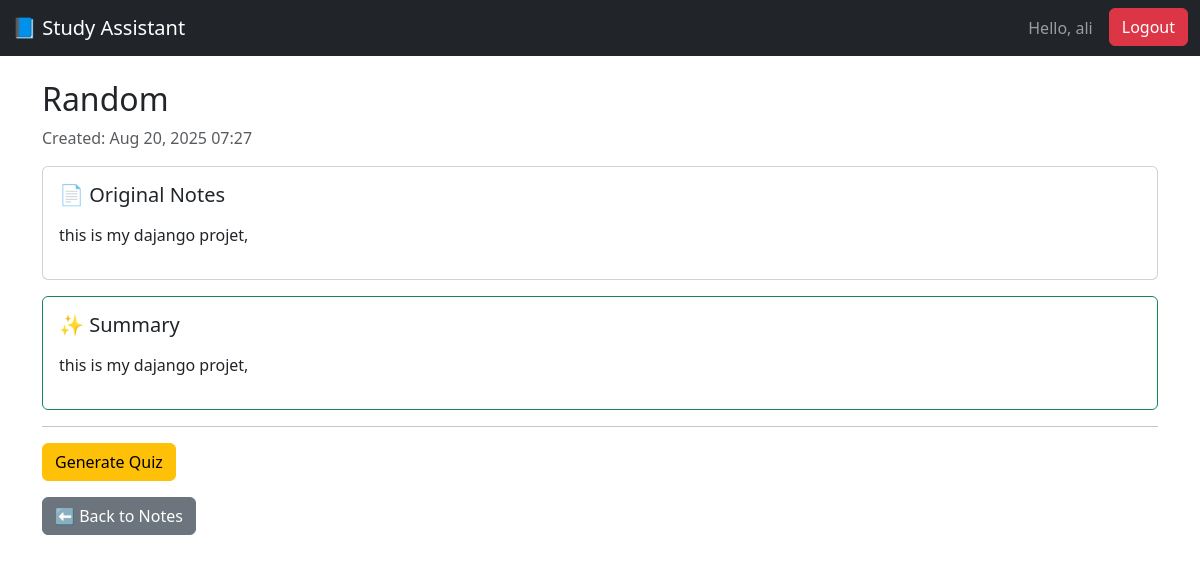
The page /study/notes/2/ (signed in) on the database its author committed.
### study/models.py (models this page shows, shortened)
class Note(models.Model):
    user = models.ForeignKey(User, on_delete=models.CASCADE)
    title = models.CharField(max_length=200)
    content = models.TextField()
    uploaded_file = models.FileField(upload_to="notes/", blank=True, null=True)  # ✅ new field
    created_at = models.DateTimeField(auto_now_add=True)

class Summary(models.Model):
    note = models.OneToOneField(Note, on_delete=models.CASCADE, related_name="summary")
    content = models.TextField()

### study/views.py (the view, shortened to what this page needs)
# urls.py: path('notes/<int:pk>/', views.note_detail, name='note_detail'),
@login_required
def note_detail(request, pk):
    note = get_object_or_404(Note, pk=pk, user=request.user)
    summary = None
    quiz = None
    if hasattr(note, "summary"):
        summary = note.summary.content
    return render(
        request,
        "study/note_detail.html",
        {"note": note, "summary": summary, "quiz": quiz}
    )

### templates/study/note_detail.html (shortened to what this page needs)
{% extends 'base.html' %}
{% block content %}
<h2>{{ note.title }}</h2>
<p class="text-muted">Created: {{ note.created_at|date:"M d, Y H:i" }}</p>
<div class="card mb-3">
    <div class="card-body">
        <h5>📄 Original Notes</h5>
        <p>{{ note.content|linebreaks }}</p>
    </div>
</div>
{% if summary %}
<div class="card mb-3 border-success">
    <div class="card-body">
        <h5>✨ Summary</h5>
        <p>{{ summary|linebreaks }}</p>
    </div>
</div>
{% else %}
<form method="post">
    {% csrf_token %}
    <button type="submit" name="summarize" class="btn btn-primary">Generate Summary</button>
</form>
{% endif %}
<hr>
<form method="post">
    <button type="submit" name="quiz" class="btn btn-warning">Generate Quiz</button>
</form>
<a href="{% url 'note_list' %}" class="btn btn-secondary mt-3">⬅ Back to Notes</a>
{% endblock %}

### templates/base.html (shortened to what this page needs)
<!DOCTYPE html>
<html lang="en">
{% load static %}
<head>
    <link href="https://cdn.jsdelivr.net/npm/bootstrap@5.3.2/dist/css/bootstrap.min.css" rel="stylesheet">
    <link rel="stylesheet" href="{% static 'css/style.css' %}">
</head>
<body>
    <nav class="navbar navbar-expand-lg navbar-dark bg-dark mb-4">
        <div class="container-fluid">
          <a class="navbar-brand" href="{% url 'note_list' %}">📘 Study Assistant</a>
          <div class="d-flex">
            {% if user.is_authenticated %}
              {% if request.resolver_match and request.resolver_match.url_name != 'login' and request.resolver_match.url_name != 'signup' %}
                <span class="navbar-text me-3">Hello, {{ user.username }}</span>
                <form action="{% url 'logout' %}" method="post" style="display:inline;">
                    <button type="submit" class="btn btn-danger">Logout</button>
                  </form>
              {% endif %}
            {% endif %}
          </div>
        </div>
      </nav>
<div class="container">
    {% block content %}{% endblock %}
</div>
</body>
</html>

### rows shown on the page
Note: title "Random", created_at "Aug 20, 2025 07:27", content "this is my dajango projet,"
Summary: content "this is my dajango projet,"

### other values the page prints
{{ user.username }} "ali"
